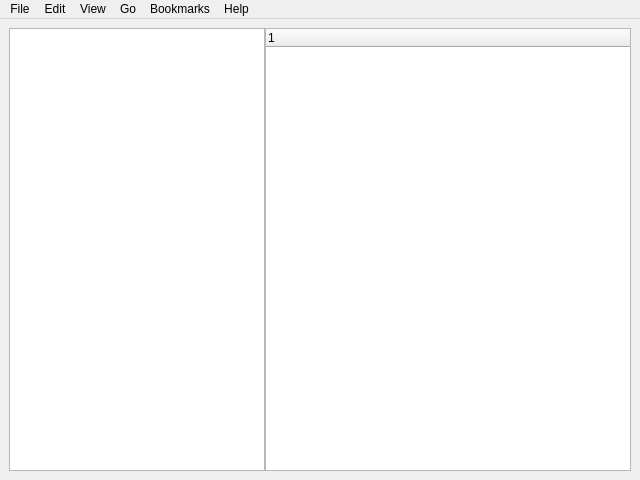
<?xml version="1.0" encoding="UTF-8"?>
<ui version="4.0">
 <class>SPMQMainWindow</class>
 <widget class="QMainWindow" name="SPMQMainWindow">
  <property name="geometry">
   <rect>
    <x>0</x>
    <y>0</y>
    <width>640</width>
    <height>480</height>
   </rect>
  </property>
  <property name="windowTitle">
   <string>RLC Cut Out Gui</string>
  </property>
  <widget class="QWidget" name="centralwidget">
   <layout class="QGridLayout" name="gridLayout">
    <property name="spacing">
     <number>0</number>
    </property>
    <item row="0" column="0">
     <widget class="QPlainTextEdit" name="plainTextEditViewCurrentFile">
      <property name="sizePolicy">
       <sizepolicy hsizetype="Fixed" vsizetype="Expanding">
        <horstretch>0</horstretch>
        <verstretch>0</verstretch>
       </sizepolicy>
      </property>
     </widget>
    </item>
    <item row="0" column="1">
     <widget class="QTreeWidget" name="treeWidgetFileList">
      <column>
       <property name="text">
        <string notr="true">1</string>
       </property>
      </column>
     </widget>
    </item>
   </layout>
  </widget>
  <widget class="QMenuBar" name="menubar">
   <property name="geometry">
    <rect>
     <x>0</x>
     <y>0</y>
     <width>640</width>
     <height>21</height>
    </rect>
   </property>
   <widget class="QMenu" name="menuFile">
    <property name="title">
     <string>File</string>
    </property>
    <addaction name="actionNew_Tab"/>
    <addaction name="actionNew_Window"/>
    <addaction name="actionCreate_New_Folder"/>
    <addaction name="actionCreate_New_Document"/>
    <addaction name="separator"/>
    <addaction name="actionConnect_to_Server"/>
    <addaction name="separator"/>
    <addaction name="actionProperties"/>
    <addaction name="separator"/>
    <addaction name="actionClose_All_Windows"/>
    <addaction name="actionClose"/>
   </widget>
   <widget class="QMenu" name="menuEdit">
    <property name="title">
     <string>Edit</string>
    </property>
    <addaction name="actionUndo"/>
    <addaction name="actionRedo"/>
    <addaction name="separator"/>
    <addaction name="actionCut"/>
    <addaction name="actionCopy"/>
    <addaction name="actionPaste"/>
    <addaction name="separator"/>
    <addaction name="actionSelect_All"/>
    <addaction name="actionSelect_Items_Matching"/>
    <addaction name="actionInvert_Selection"/>
    <addaction name="separator"/>
    <addaction name="actionDuplicate"/>
    <addaction name="actionMake_Links"/>
    <addaction name="actionRename"/>
    <addaction name="actionCopy_to"/>
    <addaction name="separator"/>
    <addaction name="actionMove_to_Trash"/>
    <addaction name="separator"/>
    <addaction name="actionPreferences"/>
   </widget>
   <widget class="QMenu" name="menuView">
    <property name="title">
     <string>View</string>
    </property>
    <addaction name="actionStop"/>
    <addaction name="actionReload"/>
    <addaction name="separator"/>
    <addaction name="actionSidebar"/>
    <addaction name="actionMain_Toolbar"/>
    <addaction name="actionStatusbar"/>
    <addaction name="actionExtra_Pane"/>
    <addaction name="separator"/>
    <addaction name="actionReset_View_to_Defaults"/>
    <addaction name="actionShow_Hidden_Files"/>
    <addaction name="separator"/>
    <addaction name="actionArrange_Items"/>
    <addaction name="actionOrganize_by_Name"/>
    <addaction name="separator"/>
    <addaction name="actionZoom_In"/>
    <addaction name="actionZoom_Out"/>
    <addaction name="actionNormal_Size"/>
    <addaction name="separator"/>
    <addaction name="actionIcons"/>
    <addaction name="actionList"/>
    <addaction name="actionCompact"/>
   </widget>
   <widget class="QMenu" name="menuGo">
    <property name="title">
     <string>Go</string>
    </property>
    <addaction name="actionOpen_Parent"/>
    <addaction name="actionBack"/>
    <addaction name="actionForward"/>
    <addaction name="actionSame_Location_as_Other_Pane"/>
    <addaction name="separator"/>
    <addaction name="actionHome"/>
    <addaction name="actionComputer"/>
    <addaction name="actionTemplates"/>
    <addaction name="actionTrash"/>
    <addaction name="actionNetwork"/>
    <addaction name="actionLocation"/>
    <addaction name="actionSearch_for_Files"/>
   </widget>
   <widget class="QMenu" name="menuBookmarks">
    <property name="title">
     <string>Bookmarks</string>
    </property>
    <addaction name="actionAdd_Bookmark"/>
    <addaction name="actionEdit_Bookmarks"/>
    <addaction name="separator"/>
   </widget>
   <widget class="QMenu" name="menuHelp">
    <property name="title">
     <string>Help</string>
    </property>
    <addaction name="actionAll_Topics"/>
    <addaction name="actionSearch_for_Files_2"/>
    <addaction name="actionSort_files_and_folders"/>
    <addaction name="actionFind_a_lost_file"/>
    <addaction name="actionShare_and_transfer_files"/>
    <addaction name="separator"/>
    <addaction name="actionAbout"/>
   </widget>
   <addaction name="menuFile"/>
   <addaction name="menuEdit"/>
   <addaction name="menuView"/>
   <addaction name="menuGo"/>
   <addaction name="menuBookmarks"/>
   <addaction name="menuHelp"/>
  </widget>
  <action name="actionNew_Tab">
   <property name="text">
    <string>New Tab</string>
   </property>
  </action>
  <action name="actionNew_Window">
   <property name="text">
    <string>New Window</string>
   </property>
  </action>
  <action name="actionCreate_New_Folder">
   <property name="text">
    <string>Create New Folder</string>
   </property>
  </action>
  <action name="actionCreate_New_Document">
   <property name="text">
    <string>Create New Document</string>
   </property>
  </action>
  <action name="actionConnect_to_Server">
   <property name="text">
    <string>Connect to Server...</string>
   </property>
  </action>
  <action name="actionProperties">
   <property name="text">
    <string>Properties</string>
   </property>
  </action>
  <action name="actionClose_All_Windows">
   <property name="text">
    <string>Close All Windows</string>
   </property>
  </action>
  <action name="actionClose">
   <property name="text">
    <string>Close</string>
   </property>
  </action>
  <action name="actionUndo">
   <property name="text">
    <string>Undo</string>
   </property>
  </action>
  <action name="actionRedo">
   <property name="text">
    <string>Redo</string>
   </property>
  </action>
  <action name="actionCut">
   <property name="text">
    <string>Cut</string>
   </property>
  </action>
  <action name="actionCopy">
   <property name="text">
    <string>Copy</string>
   </property>
  </action>
  <action name="actionPaste">
   <property name="text">
    <string>Paste</string>
   </property>
  </action>
  <action name="actionSelect_All">
   <property name="text">
    <string>Select All</string>
   </property>
  </action>
  <action name="actionSelect_Items_Matching">
   <property name="text">
    <string>Select Items Matching...</string>
   </property>
  </action>
  <action name="actionInvert_Selection">
   <property name="text">
    <string>Invert Selection</string>
   </property>
  </action>
  <action name="actionDuplicate">
   <property name="text">
    <string>Duplicate</string>
   </property>
  </action>
  <action name="actionMake_Links">
   <property name="text">
    <string>Make Links</string>
   </property>
  </action>
  <action name="actionRename">
   <property name="text">
    <string>Rename...</string>
   </property>
  </action>
  <action name="actionCopy_to">
   <property name="text">
    <string>Copy to</string>
   </property>
  </action>
  <action name="actionMove_to_Trash">
   <property name="text">
    <string>Move to Trash</string>
   </property>
  </action>
  <action name="actionPreferences">
   <property name="text">
    <string>Preferences</string>
   </property>
  </action>
  <action name="actionStop">
   <property name="text">
    <string>Stop</string>
   </property>
  </action>
  <action name="actionReload">
   <property name="text">
    <string>Reload</string>
   </property>
  </action>
  <action name="actionSidebar">
   <property name="checkable">
    <bool>true</bool>
   </property>
   <property name="text">
    <string>Sidebar</string>
   </property>
  </action>
  <action name="actionMain_Toolbar">
   <property name="checkable">
    <bool>true</bool>
   </property>
   <property name="text">
    <string>Main Toolbar</string>
   </property>
  </action>
  <action name="actionStatusbar">
   <property name="checkable">
    <bool>true</bool>
   </property>
   <property name="text">
    <string>Statusbar</string>
   </property>
  </action>
  <action name="actionExtra_Pane">
   <property name="text">
    <string>Extra Pane</string>
   </property>
  </action>
  <action name="actionReset_View_to_Defaults">
   <property name="text">
    <string>Reset View to Defaults</string>
   </property>
  </action>
  <action name="actionShow_Hidden_Files">
   <property name="text">
    <string>Show Hidden Files</string>
   </property>
  </action>
  <action name="actionArrange_Items">
   <property name="text">
    <string>Arrange Items</string>
   </property>
  </action>
  <action name="actionOrganize_by_Name">
   <property name="text">
    <string>Organize by Name</string>
   </property>
  </action>
  <action name="actionZoom_In">
   <property name="text">
    <string>Zoom In</string>
   </property>
  </action>
  <action name="actionZoom_Out">
   <property name="text">
    <string>Zoom Out</string>
   </property>
  </action>
  <action name="actionNormal_Size">
   <property name="text">
    <string>Normal Size</string>
   </property>
  </action>
  <action name="actionIcons">
   <property name="text">
    <string>Icons</string>
   </property>
  </action>
  <action name="actionList">
   <property name="text">
    <string>List</string>
   </property>
  </action>
  <action name="actionCompact">
   <property name="text">
    <string>Compact</string>
   </property>
  </action>
  <action name="actionOpen_Parent">
   <property name="text">
    <string>Open Parent</string>
   </property>
  </action>
  <action name="actionBack">
   <property name="text">
    <string>Back</string>
   </property>
  </action>
  <action name="actionForward">
   <property name="text">
    <string>Forward</string>
   </property>
  </action>
  <action name="actionSame_Location_as_Other_Pane">
   <property name="text">
    <string>Same Location as Other Pane</string>
   </property>
  </action>
  <action name="actionHome">
   <property name="text">
    <string>Home</string>
   </property>
  </action>
  <action name="actionComputer">
   <property name="text">
    <string>Computer</string>
   </property>
  </action>
  <action name="actionTemplates">
   <property name="text">
    <string>Templates</string>
   </property>
  </action>
  <action name="actionTrash">
   <property name="text">
    <string>Trash</string>
   </property>
  </action>
  <action name="actionNetwork">
   <property name="text">
    <string>Network</string>
   </property>
  </action>
  <action name="actionLocation">
   <property name="text">
    <string>Location...</string>
   </property>
  </action>
  <action name="actionSearch_for_Files">
   <property name="text">
    <string>Search for Files...</string>
   </property>
  </action>
  <action name="actionAdd_Bookmark">
   <property name="text">
    <string>Add Bookmark</string>
   </property>
  </action>
  <action name="actionEdit_Bookmarks">
   <property name="text">
    <string>Edit Bookmarks...</string>
   </property>
  </action>
  <action name="actionAll_Topics">
   <property name="text">
    <string>All Topics</string>
   </property>
  </action>
  <action name="actionSearch_for_Files_2">
   <property name="text">
    <string>Search for Files</string>
   </property>
  </action>
  <action name="actionSort_files_and_folders">
   <property name="text">
    <string>Sort files and folders</string>
   </property>
  </action>
  <action name="actionFind_a_lost_file">
   <property name="text">
    <string>Find a lost file</string>
   </property>
  </action>
  <action name="actionShare_and_transfer_files">
   <property name="text">
    <string>Share and transfer files</string>
   </property>
  </action>
  <action name="actionAbout">
   <property name="text">
    <string>About</string>
   </property>
  </action>
 </widget>
 <resources/>
 <connections/>
</ui>
